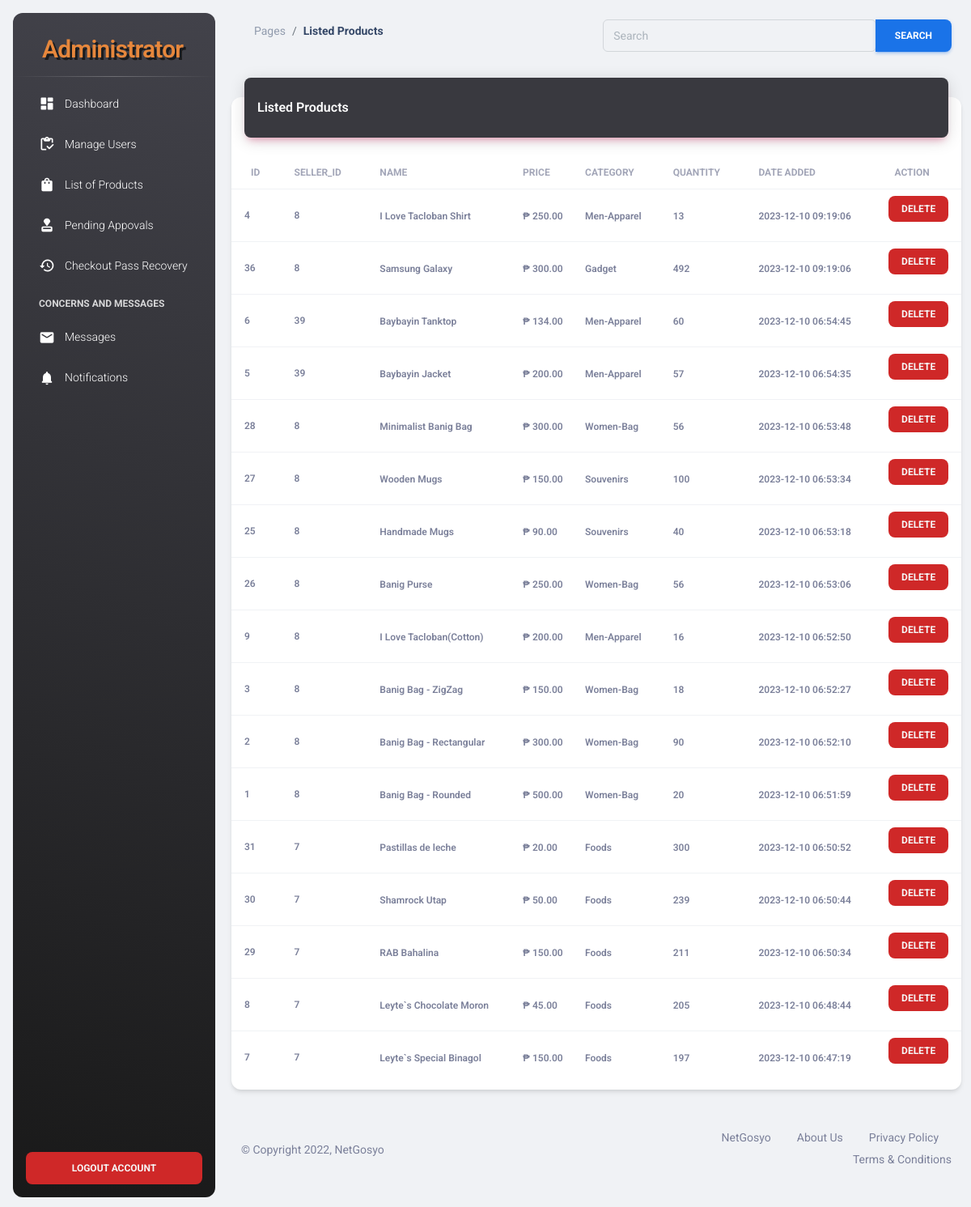
/NetGosyo-Admin/product_list.php (signed in), run on the app's committed database.
### tables this page shows
CREATE TABLE `products` (
  `id` int(100) NOT NULL,
  `user_id` int(11) NOT NULL,
  `name` varchar(100) NOT NULL,
  `price` varchar(100) NOT NULL,
  `image` varchar(100) NOT NULL,
  `item_brand` varchar(100) NOT NULL,
  `quantity` int(100) NOT NULL,
  `description` varchar(5000) NOT NULL,
  `sales` int(100) NOT NULL,
  `weight` varchar(250) NOT NULL,
  `date_added` timestamp NOT NULL DEFAULT current_timestamp() ON UPDATE current_timestamp()
);

### NetGosyo-Admin/product_list.php (the view, shortened to what this page needs)
<?php
  include('header.php');
  ?>
<main class="main-content position-relative max-height-vh-100 h-100 border-radius-lg ">
    <nav class="navbar navbar-main navbar-expand-lg px-0 mx-4 shadow-none border-radius-xl" id="navbarBlur"
        data-scroll="true">
        <div class="container-fluid py-1 px-3">
            <nav aria-label="breadcrumb">
                <ol class="breadcrumb bg-transparent mb-0 pb-0 pt-1 px-0 me-sm-6 me-5">
                    <li class="breadcrumb-item text-sm"><a class="opacity-5 text-dark" href="javascript:;">Pages</a>
                    </li>
                    <li class="breadcrumb-item text-sm text-dark active" aria-current="page"><b>Listed Products</b></li>
                </ol>
            </nav>
        </div>
        <div class="input-group input-group-outline pt-3">
            <form class="input-group input-group-outline" role="search" method="GET" action="action-search-product.php">
                <input class="form-control mr-sm-2" name="search-product" type="search"
                    value="<?php echo isset($_GET['search-product']) ? $_GET['search-product'] : ''; ?>" placeholder="Search"
                    aria-label="Search">
                <button class="btn btn-info my-2 my-sm-0" type="submit">Search</button>
            </form>
        </div>
    </nav>
    <div class="container-fluid py-4">
        <div class="row">
            <div class="col-12">
                <div class="card my-4">
                    <div class="card-header p-0 position-relative mt-n4 mx-3 z-index-2">
                        <div class="color-greyish-bg shadow-primary border-radius-lg pt-4 pb-3">
                            <h6 class="text-white text-capitalize ps-3">Listed Products</h6>
                        </div>
                    </div>
                    <div class="card-body px-0 pb-2">
                        <div class="table-responsive p-0">
                            <table class="table align-items-center justify-content-center mb-0">
                                <thead>
                                    <tr>
                                        <th class="text-uppercase text-secondary text-xs font-weight-bolder opacity-7">
                                            Id</th>
                                        <th
                                            class="text-uppercase text-secondary text-xs font-weight-bolder opacity-7 ps-2">
                                            Seller_Id</th>
                                        <th
                                            class="text-uppercase text-secondary text-xs font-weight-bolder opacity-7 ps-2">
                                            Name</th>
                                        <th
                                            class="text-uppercase text-secondary text-xs font-weight-bolder opacity-7 ps-2">
                                            Price</th>
                                        <th
                                            class="text-uppercase text-secondary text-xs font-weight-bolder opacity-7 ps-2">
                                            Category</th>
                                        <th
                                            class="text-uppercase text-secondary text-xs font-weight-bolder opacity-7 ps-2">
                                            Quantity</th>
                                        <th
                                            class="text-uppercase text-secondary text-xs font-weight-bolder opacity-7 ps-2">
                                            Date Added</th>
                                        <th
                                            class="text-uppercase text-secondary text-xs font-weight-bolder text-center opacity-7 ps-2">
                                            Action</th>
                                    </tr>
                                </thead>
                                <tbody>
                                    <?php
  			            $select_product = mysqli_query($conn, "SELECT * FROM `products` ORDER BY date_added DESC ") or die('query failed!');
                        if(mysqli_num_rows($select_product) > 0){
                        while($fetch_product = mysqli_fetch_assoc($select_product)){
                    ?>
                                    <tr>
                                        <td>
                                            <div class="d-flex px-2 py-1">
                                                <div class="d-flex flex-column justify-content-center">
                                                    <p class="text-xs font-weight-bold mb-0">
                                                        <?php echo $fetch_product['id'];?></p>
                                                </div>
                                            </div>
                                        </td>
                                        <td>
                                            <p class="text-xs font-weight-bold mb-0">
                                                <?php echo $fetch_product['user_id'];?></p>
                                        </td>
                                        <td>
                                            <span
                                                class="text-xs font-weight-bold"><?php echo $fetch_product['name'];?></span>
                                        </td>
                                        <td>
                                            <span class="text-xs font-weight-bold">₱
                                                <?php echo $fetch_product['price'];?>.00</span>
                                        </td>
                                        <td>
                                            <span
                                                class="text-xs font-weight-bold"><?php echo $fetch_product['item_brand'];?></span>
                                        </td>
                                        <td>
                                            <span
                                                class="text-xs font-weight-bold"><?php echo $fetch_product['quantity'];?></span>
                                        </td>
                                        <td>
                                            <span
                                                class="text-xs font-weight-bold"><?php echo $fetch_product['date_added'];?></span>
                                        </td>
                                        <td class="align-middle text-center">
                                            <a href="seller-action.php?deleteProduct=1&id=<?= $fetch_product['id'] ?>"
                                                onclick="return confirm('Are you sure do you want to Delete this Product?')"><button
                                                    type="button" class="btn button-remove btn-sm">Delete</button></a>
                                        </td>
                                    </tr>
                                    <?php
                        };
                    };
                     ?>
                                </tbody>
                            </table>
                        </div>
                    </div>
                </div>
            </div>
        </div>
        <?php
  include('footer.php');
  ?>

### NetGosyo-Admin/assets/css/style.css (style rules this page uses)
.color-greyish-bg { background: #39393f; }
.text-white { color: #f6f6f6; }
.button-remove { background: #cf2828; color: #f6f6f6; }

### data on the page
products: id "4", user "8", name "I Love Tacloban Shirt", price "250", item_brand "Men-Apparel", quantity "13", date_added "2023-12-10 09:19:06"
products: id "36", user "8", name "Samsung Galaxy", price "300", item_brand "Gadget", quantity "492", date_added "2023-12-10 09:19:06"
products: id "6", user "39", name "Baybayin Tanktop", price "134", item_brand "Men-Apparel", quantity "60", date_added "2023-12-10 06:54:45"
products: id "5", user "39", name "Baybayin Jacket", price "200", item_brand "Men-Apparel", quantity "57", date_added "2023-12-10 06:54:35"
products: id "28", user "8", name "Minimalist Banig Bag", price "300", item_brand "Women-Bag", quantity "56", date_added "2023-12-10 06:53:48"
products: id "27", user "8", name "Wooden Mugs", price "150", item_brand "Souvenirs", quantity "100", date_added "2023-12-10 06:53:34"
products: id "25", user "8", name "Handmade Mugs", price "90", item_brand "Souvenirs", quantity "40", date_added "2023-12-10 06:53:18"
products: id "26", user "8", name "Banig Purse", price "250", item_brand "Women-Bag", quantity "56", date_added "2023-12-10 06:53:06"
products: id "9", user "8", name "I Love Tacloban(Cotton)", price "200", item_brand "Men-Apparel", quantity "16", date_added "2023-12-10 06:52:50"
products: id "3", user "8", name "Banig Bag - ZigZag", price "150", item_brand "Women-Bag", quantity "18", date_added "2023-12-10 06:52:27"
products: id "2", user "8", name "Banig Bag - Rectangular", price "300", item_brand "Women-Bag", quantity "90", date_added "2023-12-10 06:52:10"
products: id "1", user "8", name "Banig Bag - Rounded", price "500", item_brand "Women-Bag", quantity "20", date_added "2023-12-10 06:51:59"
products: id "31", user "7", name "Pastillas de leche", price "20", item_brand "Foods", quantity "300", date_added "2023-12-10 06:50:52"
products: id "30", user "7", name "Shamrock Utap", price "50", item_brand "Foods", quantity "239", date_added "2023-12-10 06:50:44"
products: id "29", user "7", name "RAB Bahalina", price "150", item_brand "Foods", quantity "211", date_added "2023-12-10 06:50:34"
products: id "8", user "7", name "Leyte`s Chocolate Moron", price "45", item_brand "Foods", quantity "205", date_added "2023-12-10 06:48:44"
products: id "7", user "7", name "Leyte`s Special Binagol", price "150", item_brand "Foods", quantity "197", date_added "2023-12-10 06:47:19"
